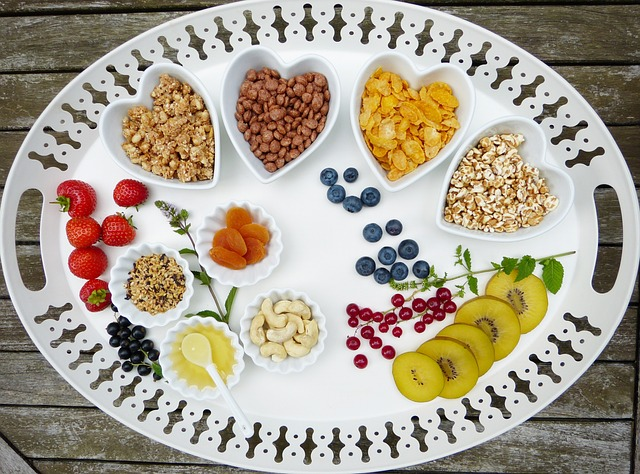
#> input picture image/img.jpg, 640 x 474 px
$ jupyter execute '퍼즐.ipynb'
#> lines starting #> are read from the running program, lines starting #| are printed output that depends on the picture
[cell 1]
import cv2
import numpy as np
import random

# 파라미터 pass함수
def nothing(x):
    pass

# 그리드를 나눌 변수
gridNum = 0

# 윈도우창 생성
img = cv2.imread('image/img.jpg')
#> img is the input picture: shape (474, 640, 3); mean B, G, R 143.1, 159.7, 169.3
dst = cv2.resize(img, (750,750))
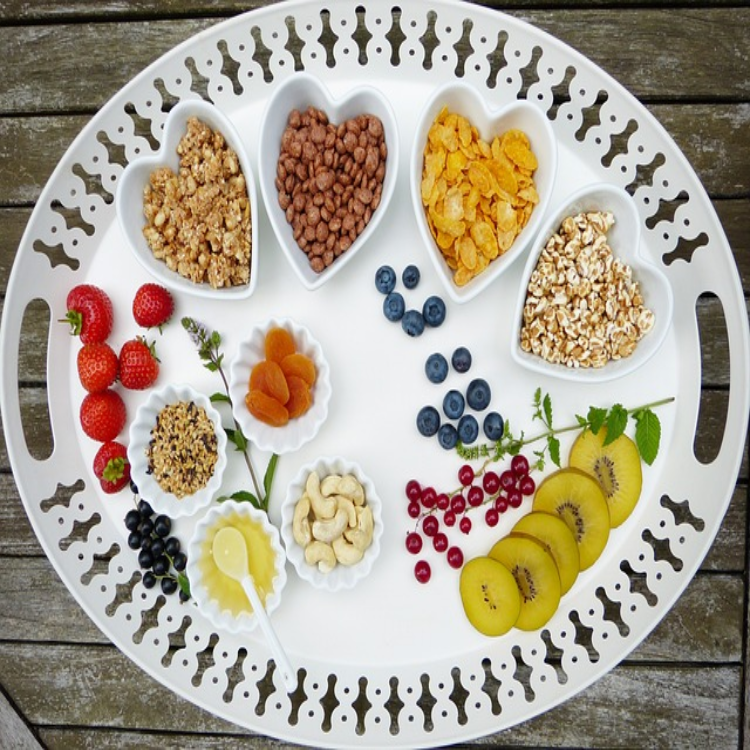
#> dst: shape (750, 750, 3); mean B, G, R 142.9, 159.6, 169.2
cv2.namedWindow('image')
cv2.createTrackbar('grid','image',0,6,nothing)


# 그리드 경계 그리기
def drawGrid(num):
    dst_copy = dst.copy()
    if num > 2: # 퍼즐은 3그리드 이상이 되어야 함
        cell_size = int(750 / num)  # 조각 한 변의 길이는 750px / 나눌 그리드 수
        # 2중 반복문으로 조각별로 경계선을 만들어 줍니다
        for j in range(0, num):
            x = j * cell_size
            for k in range(0, num):
                y = k * cell_size
                if j == num - 1 and k == num - 1:
                    cv2.rectangle(dst_copy, (x, y), (x + cell_size, y + cell_size), (255, 255, 255), -1) # 마지막 조각은 흰색으로 지정
                else:
                    cv2.rectangle(dst_copy, (x, y), (x + cell_size, y + cell_size), (0, 0, 255), 1) # 그 외는 외곽선 사각형 그리기
    cv2.imshow('image', dst_copy)


# 그리드 나누기
# [85 lines left out: functions sliceGrid, isSolvable, moveCount, shuffleIndex, dispPuzzle, mouseCallback, not called in this run]


# 초기설정 : '트랙바'로 그리드를 설정한 다음 enter를 누르면 퍼즐생성
while True:
    cv2.imshow('image',dst)
    gridNum = cv2.getTrackbarPos('grid','image')
    drawGrid(gridNum)
    if cv2.waitKey(1) & 0xFF == 13 and gridNum > 2:
#> (key Esc is pressed here)
        break

# 슬라이스한 이미지를 저장
puzzleList = sliceGrid(gridNum)

indexList,puzzleOK,initialList = [],[],[]

for i in range(0,(gridNum*gridNum)):
    indexList.append(i)
    puzzleOK.append(i)

indexList = shuffleIndex(indexList)  # 인덱스 셔플
cv2.setMouseCallback('image', mouseCallback) # 마우스 이벤트 설정
puzzleOK.reverse() # 완성퍼즐

while True:
    dispPuzzle(puzzleList, indexList)
    if np.array_equal(indexList,puzzleOK):
        print("수고하셨습니다")
        break
    if cv2.waitKey(1) & 0xFF == 27:
        break

cv2.waitKey(500)
cv2.destroyAllWindows()
